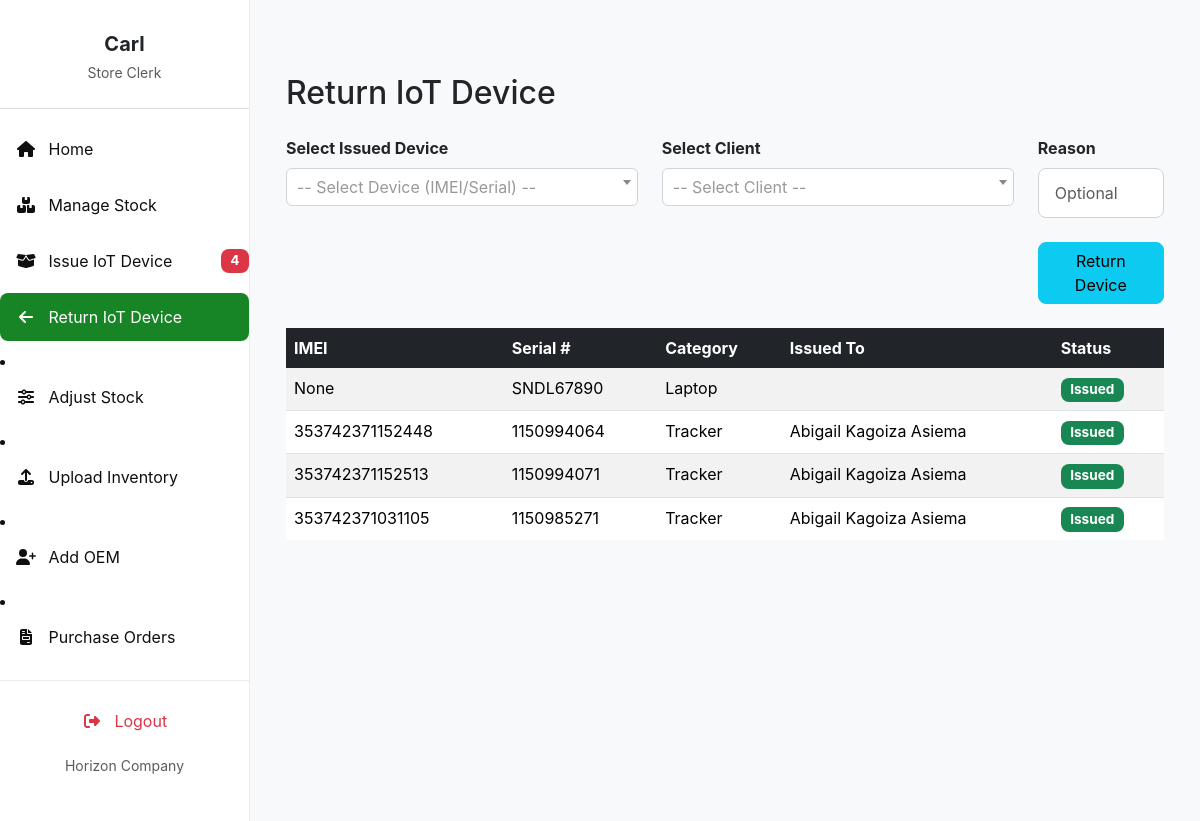
Before: /return_device/ (signed in) with the older database file.
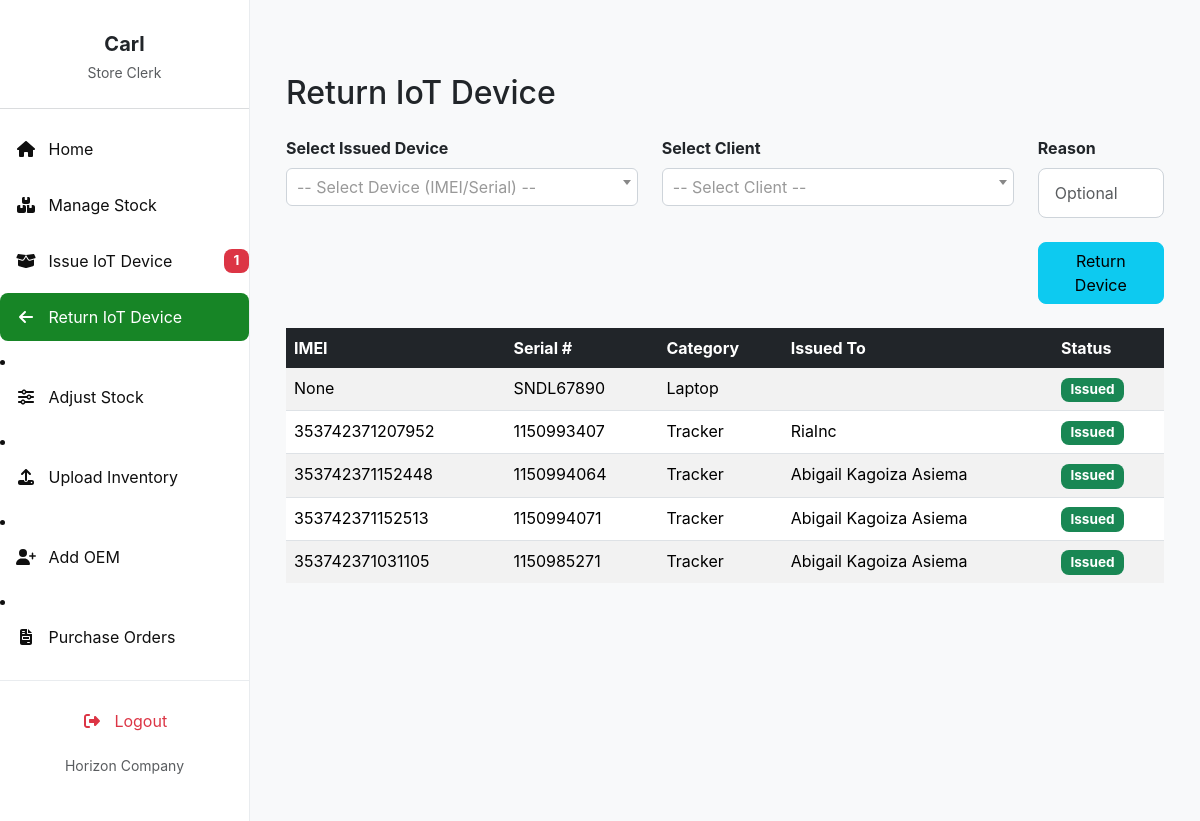
After: the same page with the newer database file.
### invent/models.py (models this page shows, shortened)
class Device(models.Model):
    STATUS_CHOICES = (
        ('available', 'Available'),
        ('issued', 'Issued'),
        ('returned', 'Returned'),
        ('faulty', 'Faulty'),
    )
    name = models.CharField(max_length=255)
    oem = models.ForeignKey(
        OEM,
        on_delete=models.SET_NULL,
        null=True,
        blank=False,
        related_name='devices'
    )
    product_id = models.CharField(max_length=30, blank=True)
    total_quantity = models.PositiveIntegerField(default=1)
    quantity_issued = models.PositiveIntegerField(default=0)
    imei_no = models.CharField(
        max_length=50, unique=True, null=True, blank=True)
    serial_no = models.CharField(
        max_length=50, unique=True, null=True, blank=True)
    mac_address = models.CharField(
        max_length=50, unique=True, null=True, blank=True)
    category = models.CharField(
        max_length=100, blank=True, help_text="e.g. Laptop or Router")
    manufacturer = models.CharField(max_length=100, blank=True)
    description = models.TextField(blank=True)
    selling_price = models.DecimalField(
        max_digits=10, decimal_places=2, null=True, blank=True)
    currency = models.CharField(
        max_length=10, choices=CURRENCY_CHOICES, default='USD')
    branch = models.ForeignKey(
        Branch, on_delete=models.SET_NULL, null=True, blank=True)
    country = models.ForeignKey(
        Country, on_delete=models.SET_NULL, null=True, blank=True)
    status = models.CharField(
        max_length=20, choices=STATUS_CHOICES, default='available')
    class Meta:
        permissions = [
            ("can_issue_item", "Can issue device to client"),
            ("can_return_item", "Can record device returns"),
        ]

class IssuanceRecord(models.Model):
    device = models.ForeignKey(Device, on_delete=models.CASCADE)
    imei = models.ForeignKey(
        'DeviceIMEI',
        null=True,
        blank=True,
        on_delete=models.SET_NULL,
        related_name='issuance_records'
    )
    client = models.ForeignKey(
        Client, on_delete=models.CASCADE, null=True, blank=True
    )
    logistics_manager = models.ForeignKey(User, on_delete=models.CASCADE)
    issued_at = models.DateTimeField(auto_now_add=True)
    device_request = models.ForeignKey(
        'DeviceRequest',
        on_delete=models.SET_NULL,
        null=True,
        blank=True,
        related_name='issuances'
    )

class Client(models.Model):
    name = models.CharField(max_length=255)
    phone_no = models.CharField(max_length=50)
    email = models.EmailField()
    address = models.CharField(max_length=255)

### invent/views.py (the view, shortened to what this page needs)
# urls.py: path('return_device/', views.return_device, name='return_device'),
@login_required
@permission_required('invent.can_issue_item', raise_exception=True)
def return_device(request):
    user = request.user
    if user.is_superuser:
        issued_devices = Device.objects.filter(status='issued')
    else:
        user_country = getattr(user.profile, "country", None)
        issued_devices = Device.objects.filter(
            status='issued', branch__country=user_country)
    clients = Client.objects.all()
    return render(request, 'invent/return_device.html', {
        'issued_devices': issued_devices,
        'clients': clients
    })

### invent/context_processors.py (called while the page is built)
def user_branch(request):
    branch = None
    try:
        if request.user.is_authenticated:
            profile = getattr(request.user, 'profile', None)
            branch = getattr(profile, 'branch', None)
    except Exception:
        branch = None
    return {'user_branch': branch}

### invent/templates/invent/return_device.html (shortened to what this page needs)
{% extends 'invent/base_store_clerk.html' %}
{% load static %}
{% block content %}
<div class="container mt-4">
    <h2 class="mb-4">Return IoT Device</h2>
    <form method="post">
        <div class="row mb-3">
            <div class="col-md-5 mb-2">
                <label for="device_id" class="form-label"><strong>Select Issued Device</strong></label>
            </div>
            <div class="col-md-5 mb-2">
                <label for="client_id" class="form-label"><strong>Select Client</strong></label>
            </div>
            <div class="col-md-2 mb-2">
                <label for="reason" class="form-label"><strong>Reason</strong></label>
                <input type="text" class="form-control" name="reason" id="reason" placeholder="Optional">
            </div>
        </div>
        <div class="row mb-3">
            <div class="col-md-2 offset-md-10">
                <button type="submit" class="btn btn-info w-100">Return Device</button>
            </div>
        </div>
    </form>
    <div class="table-responsive mt-4">
        <table class="table table-hover table-striped">
            <thead class="table-dark">
                <tr>
                    <th>IMEI</th>
                    <th>Serial #</th>
                    <th>Category</th>
                    <th>Issued To</th>
                    <th>Status</th>
                </tr>
            </thead>
            <tbody>
                {% for device in issued_devices %}
                <tr>
                    <td>{{ device.imei_no }}</td>
                    <td>{{ device.serial_no|default:"N/A" }}</td>
                    <td>{{ device.category|default:"N/A" }}</td>
                    <td>
                        {% for record in device.issuancerecord_set.all %}
                            {{ record.client.name }}{% if not forloop.last %}, {% endif %}
                        {% endfor %}
                    </td>
                    <td><span class="badge bg-primary">{{ device.status|capfirst }}</span></td>
                </tr>
                {% empty %}
                <tr>
                    <td colspan="6" class="text-center text-muted">No issued devices available for return.</td>
                </tr>
                {% endfor %}
            </tbody>
        </table>
    </div>
</div>
{% endblock %}
{% block extra_css %}
<link href="https://cdn.jsdelivr.net/npm/select2@4.1.0-rc.0/dist/css/select2.min.css" rel="stylesheet" />
{% endblock %}

### invent/templates/invent/base_store_clerk.html (shortened to what the changed rows need)
<!DOCTYPE html>
<html lang="en">
<head>
    <link href="https://cdn.jsdelivr.net/npm/bootstrap@5.3.3/dist/css/bootstrap.min.css" rel="stylesheet">
    <link href="https://cdnjs.cloudflare.com/ajax/libs/font-awesome/6.4.0/css/all.min.css" rel="stylesheet">
    <link href="https://cdn.jsdelivr.net/npm/select2@4.1.0-rc.0/dist/css/select2.min.css" rel="stylesheet" />
    <link href="https://cdn.jsdelivr.net/npm/select2-bootstrap-5-theme@1.3.0/dist/select2-bootstrap-5-theme.min.css" rel="stylesheet" />
    {% block extra_css %}{% endblock %}
</head>
<body>
    <nav id="sidebarMenu" class="sidebar-wrapper collapse d-md-block">
        <div class="sidebar-content">
            <ul class="nav flex-column">
                <li class="nav-item mb-2 d-flex justify-content-between align-items-center">
                    <a class="nav-link {% if request.resolver_match.url_name == 'issue_device' %}active{% endif %}" href="{% url 'issue_device' %}">
                        <i class="fas fa-fw fa-box-open me-2"></i> Issue IoT Device
                    </a>
                        {% if pending_requests_count_for_sidebar > 0 %}
                        <span class="badge bg-danger ms-2">{{ pending_requests_count_for_sidebar }}</span>
                        {% endif %}
                </li>
            </ul>
        </div>
    </nav>
    <main class="main-content">
        {% block content %}{% endblock %}
    </main>
</body>
</html>

Changed rows visible on the page:
now on this page (row edited): Device: imei_no "353742371207952", serial_no "1150993407", category "Tracker", status "Issued"
added IssuanceRecord: client.name "RiaInc", shown under "353742371207952"
Other visible differences:
{{ pending_requests_count_for_sidebar }}: "4" → "1"
